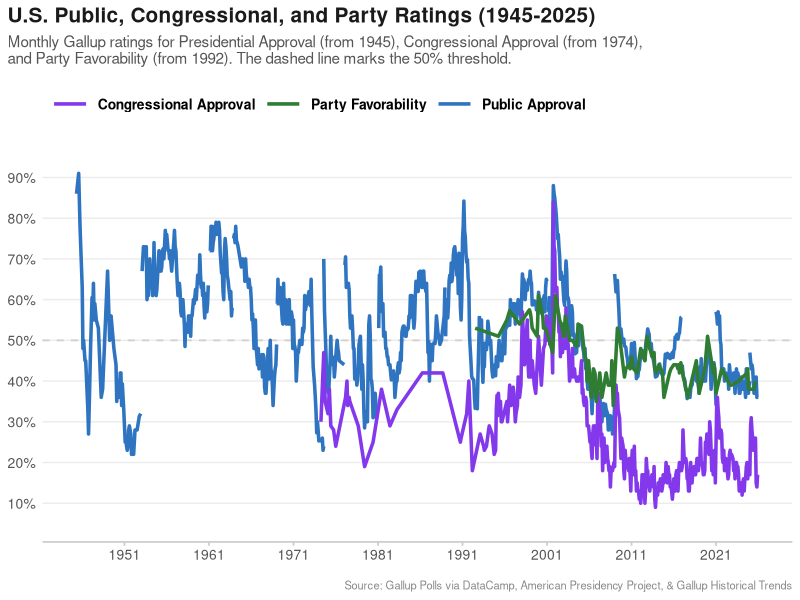

Here is the R script that generated this plot:
## ---- chunk 1
#| message: false
#| echo: false
#| fig-height: 6
#| fig-width: 10

library(tidyverse)

# Load monthly presidential approval data (1945–2025)
monthly_data <- read_csv("data/presidential_approval_by_month.csv", show_col_types = FALSE)

# Load congressional approval data (1974–2025)
congress_data <- read_csv("data/congressional_approval_by_month.csv", show_col_types = FALSE)

# Load party favorability data (1992–2024)
party_data <- read_csv("data/party_favorability_by_month.csv", show_col_types = FALSE)

# Single time series styled with clean Axios aesthetic
ggplot() +
  geom_hline(yintercept = 50, linetype = "dashed", color = "#D0D0D0", linewidth = 0.6) +
  geom_line(data = monthly_data, aes(x = year_month, y = approval, color = "Public Approval", group = president), linewidth = 1.2) +
  geom_line(data = congress_data, aes(x = year_month, y = approval, color = "Congressional Approval"), linewidth = 1.2) +
  geom_line(data = party_data, aes(x = year_month, y = favorability, color = "Party Favorability"), linewidth = 1.2) +
  scale_color_manual(
    name = NULL,
    values = c(
      "Public Approval" = "#2E74C0",
      "Congressional Approval" = "#8338EC",
      "Party Favorability" = "#2E7D32"
    )
  ) +
  scale_y_continuous(
    breaks = seq(10, 90, by = 10),
    labels = \(y) paste0(y, "%"),
    limits = c(5, 95)
  ) +
  scale_x_date(date_breaks = "10 years", date_labels = "%Y") +
  labs(
    title = "U.S. Public, Congressional, and Party Ratings (1945-2025)",
    subtitle = "Monthly Gallup ratings for Presidential Approval (from 1945), Congressional Approval (from 1974),\nand Party Favorability (from 1992). The dashed line marks the 50% threshold.",
    x = NULL,
    y = NULL,
    caption = "Source: Gallup Polls via DataCamp, American Presidency Project, & Gallup Historical Trends"
  ) +
  theme_minimal(base_size = 11) +
  theme(
    plot.title.position = "plot",
    plot.title = element_text(face = "bold", size = 15, color = "#1a1a1a"),
    plot.subtitle = element_text(size = 11, color = "#555555", margin = margin(b = 12)),
    legend.position = "top",
    legend.justification = "left",
    legend.text = element_text(size = 10, face = "bold"),
    legend.key.width = unit(2, "lines"),
    panel.grid.major.y = element_line(color = "#ECECEC", linewidth = 0.5),
    panel.grid.major.x = element_blank(),
    panel.grid.minor = element_blank(),
    axis.line.x = element_line(color = "#CCCCCC", linewidth = 0.6),
    axis.ticks.x = element_line(color = "#CCCCCC", linewidth = 0.6),
    axis.text = element_text(color = "#555555", size = 10),
    plot.caption = element_text(color = "#888888", size = 8, margin = margin(t = 12))
  )
